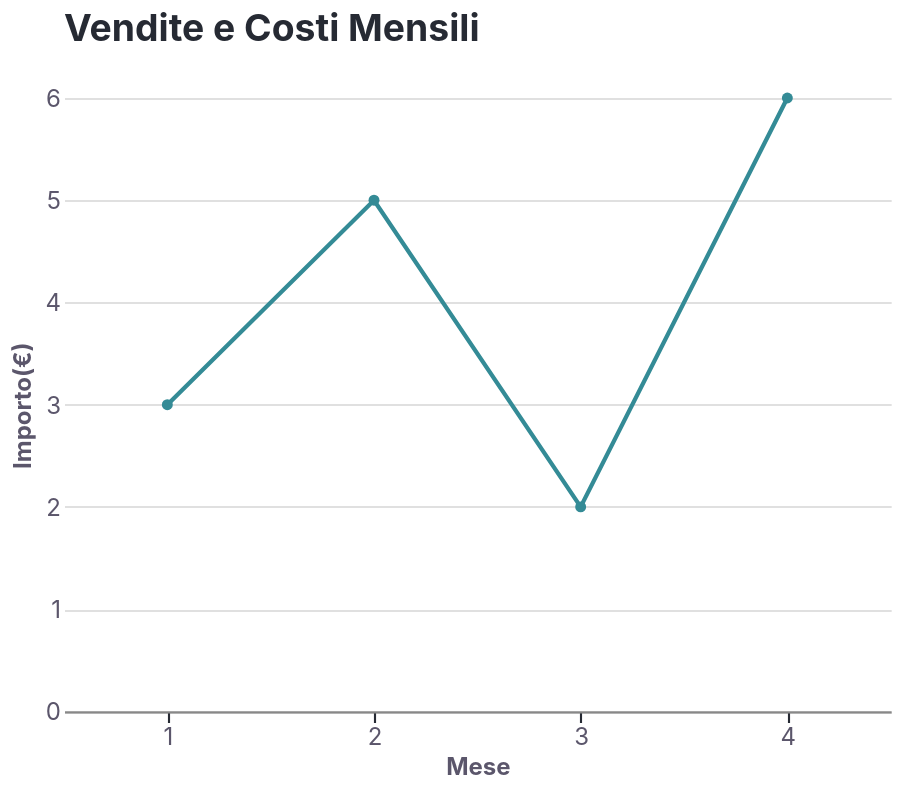

The notebook cell this image was saved under:
### Code cell
# stesso grafico di sopra ma in altair
import altair as alt
import pandas as pd

mbs.enable_altair_theme()

data = pd.DataFrame({
    'Mese': [1, 2, 3, 4],
    'Importo': [3, 5, 2, 6]
})
chart = alt.Chart(data).mark_line(point=True).encode(
    x=alt.X('Mese', type='ordinal', title='Mese'),
    y=alt.Y('Importo', title='Importo(€)' ),
).properties(
    title='Vendite e Costi Mensili',
)
chart

### Figure 1 — Vega-Lite specification as saved in the notebook (floating-point values rounded to 4 significant figures)
{"config": {"background": "#ffffff", "font": "Inter, sans-serif", "mark": {"color": "#348b96"}, "title": {"color": "#262A33", "anchor": "start", "dy": -15, "fontSize": 18.67, "font": "Inter, sans-serif", "fontWeight": "700", "frame": "group"}, "axis": {"labelColor": "#5b566b", "labelFontSize": 12.0, "labelFont": "Inter, sans-serif", "labelFontWeight": "400", "titleColor": "#5b566b", "titleFontSize": 12.0, "titleFont": "Inter, sans-serif", "titleFontWeight": "700", "grid": true, "gridColor": "#e0e0e0", "labelAngle": 0, "domainWidth": 1.067, "labelPadding": 2, "tickWidth": 1.067}, "axisX": {"grid": false, "ticks": true, "tickSize": 5.333, "tickWidth": 1.067, "tickColor": "#262A33", "domainWidth": 1.067}, "axisY": {"grid": true, "gridWidth": 1.067, "gridColor": "#e0e0e0", "ticks": false, "tickSize": 0, "domain": false}, "legend": {"labelFontSize": 9.333, "padding": 1, "symbolType": "square", "labelFont": "Inter, sans-serif", "titleFont": "Inter, sans-serif"}, "style": {"guide-label": {"font": "Inter, sans-serif", "fill": "#5b566b"}, "guide-title": {"font": "Inter, sans-serif", "fill": "#5b566b"}}, "range": {"category": ["#348b96", "#981a40", "#534e93", "#a0a369", "#d5aa00", "#7b7284", "#d67335"]}, "point": {"filled": true}, "line": {"strokeWidth": 2.133}, "view": {"stroke": "transparent", "continuousWidth": 413.3, "continuousHeight": 306.7, "discreteWidth": 413.3, "discreteHeight": 306.7}}, "data": {"name": "data-2ff5c2915b21c22b1516373f8522d1b3"}, "mark": {"type": "line", "point": true}, "encoding": {"x": {"field": "Mese", "title": "Mese", "type": "ordinal"}, "y": {"field": "Importo", "title": "Importo(€)", "type": "quantitative"}}, "title": "Vendite e Costi Mensili", "$schema": "https://vega.github.io/schema/vega-lite/v5.20.1.json", "datasets": {"data-2ff5c2915b21c22b1516373f8522d1b3": [{"Mese": 1, "Importo": 3}, {"Mese": 2, "Importo": 5}, {"Mese": 3, "Importo": 2}, {"Mese": 4, "Importo": 6}]}}
